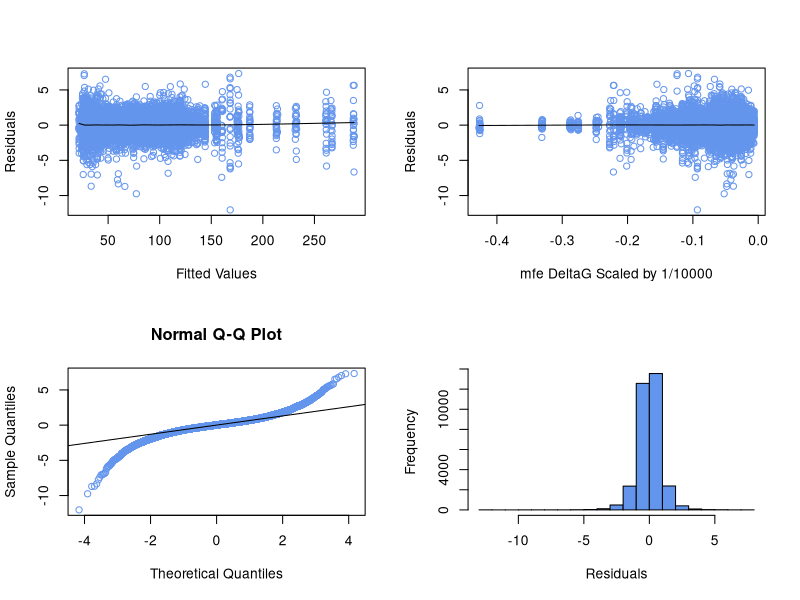
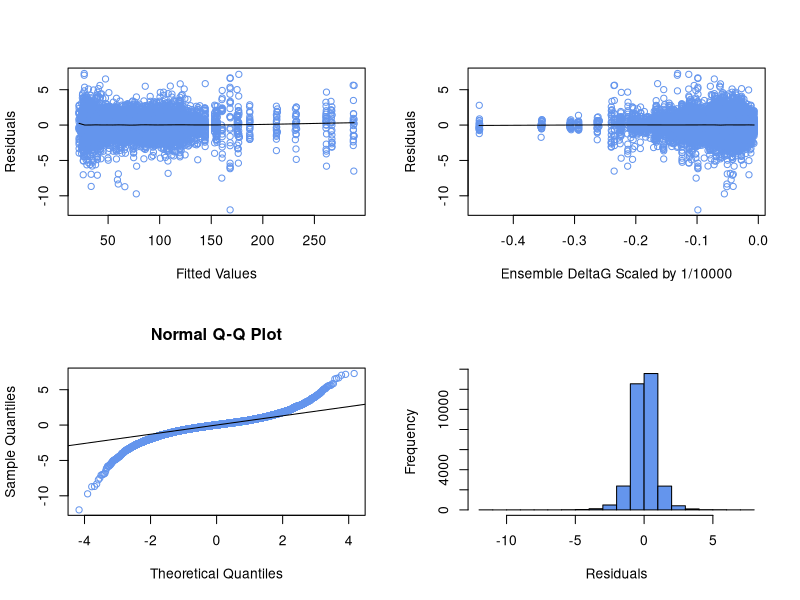

Write R code to recreate these figures, in order. (Note: a time limit stopped this script after it produced the figures.)
## ---- chunk 1
knitr::opts_chunk$set(echo = TRUE)
## ---- chunk 2
library(car)
library(lme4)
library(reshape2)
## ---- chunk 3
response <- read.csv('n_PPR_1458_d.csv')
dataset <- melt(response, id.vars = "gene", variable.name = "strain", value.name = "PPR")
dataset$sqrtPPR <- sqrt(dataset$PPR)
## ---- chunk 4
explanatory0 <- read.csv('optimal_struc_mfe_1458_30C.csv')
explanatory0 <- melt(explanatory0, id.vars = "gene", variable.name = "strain", value.name = "optimalG")
dataset$optimalG <- explanatory0$optimalG/10000 #divide resulting slope by 10 to get to Mcal/mol
## ---- chunk 5
lmm1 <- lmer(sqrtPPR ~ optimalG + (1+optimalG|gene), data=dataset, REML = FALSE, control = lmerControl(optimizer="bobyqa", optCtrl=list(maxfun=1e5)))
summary(lmm1)
## ---- chunk 6
confint(lmm1, parm="optimalG", level=0.95)
## ---- chunk 7
lmm01 <- lmer(sqrtPPR ~ (1+optimalG|gene), data=dataset, REML = FALSE, control = lmerControl(optimizer="Nelder_Mead", optCtrl=list(maxfun=1e5)))
anova(lmm1, lmm01)
## ---- chunk 8
par(mfrow=c(2,2))
res = residuals(lmm1)

scatter.smooth(fitted(lmm1), res, col='cornflowerblue', span=0.1, xlab='Fitted Values', ylab='Residuals')
scatter.smooth(dataset$optimal, res, col='cornflowerblue', span=0.1, xlab="mfe DeltaG Scaled by 1/10000", ylab='Residuals')
qqnorm(res, col='cornflowerblue')
qqline(res)
hist(res, main='', xlab='Residuals', ylab='Frequency', col='cornflowerblue')
rm(list = ls(all.names = TRUE))
## ---- chunk 9
response <- read.csv("n_PPR_1458_d.csv")
dataset <- melt(response, id.vars = "gene", variable.name = "strain", value.name = "PPR")
dataset$sqrtPPR <- sqrt(dataset$PPR)
## ---- chunk 10
explanatory0 <- read.csv('ensemble_fe_1458_30C.csv')
explanatory0 <- melt(explanatory0, id.vars = "gene", variable.name = "strain", value.name = "ensembleG")
dataset$ensembleG = explanatory0$ensembleG/10000 #divide resulting slope by 10 to get to Mcal/mol
## ---- chunk 11
lmm0 <- lmer(sqrtPPR ~ ensembleG + (1+ensembleG|gene), data=dataset, REML = FALSE, control = lmerControl(optimizer="bobyqa", optCtrl=list(maxfun=1e5)))
summary(lmm0)
## ---- chunk 12
confint(lmm0, parm="ensembleG", level=0.95)
## ---- chunk 13
lmm00 <- lmer(sqrtPPR ~ (1+ensembleG|gene), data=dataset, REML = FALSE, control = lmerControl(optimizer="Nelder_Mead", optCtrl=list(maxfun=1e5)))
ensemble1620<-anova(lmm0, lmm00)
ensemble1620
## ---- chunk 14
ensemble1620[2,8]
## ---- chunk 15
par(mfrow=c(2,2))
res = residuals(lmm0)

scatter.smooth(fitted(lmm0), res, col='cornflowerblue', span=0.1, xlab='Fitted Values', ylab='Residuals')
scatter.smooth(dataset$ensembleG, res, col='cornflowerblue', span=0.1, xlab="Ensemble DeltaG Scaled by 1/10000", ylab='Residuals')
qqnorm(res, col='cornflowerblue')
qqline(res)
hist(res, main='', xlab='Residuals', ylab='Frequency', col='cornflowerblue')
rm(list = ls(all.names = TRUE))
## ---- chunk 16
response <- read.csv('n_PPR_1458_d.csv')
dataset <- melt(response, id.vars = "gene", variable.name = "strain", value.name = "PPR")
dataset$sqrtPPR <- sqrt(dataset$PPR)
## ---- chunk 17
explanatory0 <- read.csv('mean_gene_bp_prob_1458_30C.csv')
explanatory0 <- melt(explanatory0, id.vars = "gene", variable.name = "strain", value.name = "bp_prob")
dataset$bp_prob <- explanatory0$bp_prob/10  #divide resulting slope by 10 to undo dividing bp_prob by 10
## ---- chunk 18
lmm2 <- lmer(sqrtPPR ~ bp_prob + (1+bp_prob|gene), data=dataset, REML = FALSE, control = lmerControl(optimizer="bobyqa", optCtrl=list(maxfun=1e5)))
summary(lmm2)
## ---- chunk 19
confint(lmm2, parm="bp_prob", level=0.95)
## ---- chunk 20
lmm02 <- lmer(sqrtPPR ~ (1+bp_prob|gene), data=dataset, REML = FALSE, control = lmerControl(optimizer="bobyqa", optCtrl=list(maxfun=1e5)))
anova(lmm2, lmm02)
## ---- chunk 21
par(mfrow=c(2,2))
res = residuals(lmm2)

scatter.smooth(fitted(lmm2), res, col='cornflowerblue', span=0.1, xlab='Fitted Values', ylab='Residuals')
scatter.smooth(dataset$bp_prob, res, col='cornflowerblue', span=0.1, xlab="Mean Gene Basepair Probability", ylab='Residuals')
qqnorm(res, col='cornflowerblue')
qqline(res)
hist(res, main='', xlab='Residuals', ylab='Frequency', col='cornflowerblue')
rm(list = ls(all.names = TRUE))
## ---- chunk 22
response <- read.csv("n_PPR_176_d.csv")
dataset <- melt(response, id.vars = "gene", variable.name = "strain", value.name = "PPR")
dataset$sqrtPPR <- sqrt(dataset$PPR)
## ---- chunk 23
explanatory0 <- read.csv('ensemble_fe_176_30C.csv')
explanatory0 <- melt(explanatory0, id.vars = "gene", variable.name = "strain", value.name = "ensembleG")
dataset$ensembleG = explanatory0$ensembleG/10000 #divide resulting slope by 10 to get to Mcal/mol
## ---- chunk 24
lmm0 <- lmer(sqrtPPR ~ ensembleG + (1+ensembleG|gene), data=dataset, REML = FALSE, control = lmerControl(optimizer="Nelder_Mead", optCtrl=list(maxfun=1e5)))
summary(lmm0)
## ---- chunk 25
confint(lmm0, parm="ensembleG", level=0.95)
## ---- chunk 26
lmm00 <- lmer(sqrtPPR ~ (1+ensembleG|gene), data=dataset, REML = FALSE, control = lmerControl(optimizer="Nelder_Mead", optCtrl=list(maxfun=1e5)))
anova(lmm0, lmm00)
## ---- chunk 27
par(mfrow=c(2,2))
res = residuals(lmm0)

scatter.smooth(fitted(lmm0), res, col='cornflowerblue', span=0.1, xlab='Fitted Values', ylab='Residuals')
scatter.smooth(dataset$ensembleG, res, col='cornflowerblue', span=0.1, xlab="Ensemble DeltaG Scaled by 1/1000", ylab='Residuals')
qqnorm(res, col='cornflowerblue')
qqline(res)
hist(res, main='', xlab='Residuals', ylab='Frequency', col='cornflowerblue')
rm(list = ls(all.names = TRUE))
## ---- chunk 28
response <- read.csv("n_PPR_729_highPA_d.csv")
dataset <- melt(response, id.vars = "gene", variable.name = "strain", value.name = "PPR")
dataset$sqrtPPR <- sqrt(dataset$PPR)
## ---- chunk 29
explanatory0 <- read.csv('ensemble_fe_729_highPA_30C.csv')
explanatory0 <- melt(explanatory0, id.vars = "gene", variable.name = "strain", value.name = "ensembleG")
dataset$ensembleG = explanatory0$ensembleG/1000 #divide by 1000 -> deltaG in Mcal/mol -> don't need to scale slope
## ---- chunk 30
lmm0 <- lmer(sqrtPPR ~ ensembleG + (1+ensembleG|gene), data=dataset, REML = FALSE, control = lmerControl(optimizer="Nelder_Mead", optCtrl=list(maxfun=1e5)))
summary(lmm0)
## ---- chunk 31
confint(lmm0, parm="ensembleG", level=0.95)
## ---- chunk 32
lmm00 <- lmer(sqrtPPR ~ (1+ensembleG|gene), data=dataset, REML = FALSE, control = lmerControl(optimizer="Nelder_Mead", optCtrl=list(maxfun=1e5)))
anova(lmm0, lmm00)
## ---- chunk 33
par(mfrow=c(2,2))
res = residuals(lmm0)

scatter.smooth(fitted(lmm0), res, col='cornflowerblue', span=0.1, xlab='Fitted Values', ylab='Residuals')
scatter.smooth(dataset$ensembleG, res, col='cornflowerblue', span=0.1, xlab="Ensemble DeltaG Scaled by 1/1000", ylab='Residuals')
qqnorm(res, col='cornflowerblue')
qqline(res)
hist(res, main='', xlab='Residuals', ylab='Frequency', col='cornflowerblue')
rm(list = ls(all.names = TRUE))
## ---- chunk 34
response <- read.csv("n_PPR_729_lowPA_d.csv")
dataset <- melt(response, id.vars = "gene", variable.name = "strain", value.name = "PPR")
dataset$sqrtPPR <- sqrt(dataset$PPR)
## ---- chunk 35
explanatory0 <- read.csv('ensemble_fe_729_lowPA_30C.csv')
explanatory0 <- melt(explanatory0, id.vars = "gene", variable.name = "strain", value.name = "ensembleG")
dataset$ensembleG = explanatory0$ensembleG/1000 #divide by 1000 -> deltaG in Mcal/mol -> don't need to scale slope
## ---- chunk 36
lmm0 <- lmer(sqrtPPR ~ ensembleG + (1+ensembleG|gene), data=dataset, REML = FALSE, control = lmerControl(optimizer="Nelder_Mead", optCtrl=list(maxfun=1e5)))
summary(lmm0)
## ---- chunk 37
confint(lmm0, parm="ensembleG", level=0.95)
## ---- chunk 38
lmm00 <- lmer(sqrtPPR ~ (1+ensembleG|gene), data=dataset, REML = FALSE, control = lmerControl(optimizer="Nelder_Mead", optCtrl=list(maxfun=1e5)))
anova(lmm0, lmm00)
## ---- chunk 39
par(mfrow=c(2,2))
res = residuals(lmm0)

scatter.smooth(fitted(lmm0), res, col='cornflowerblue', span=0.1, xlab='Fitted Values', ylab='Residuals')
scatter.smooth(dataset$ensembleG, res, col='cornflowerblue', span=0.1, xlab="Ensemble DeltaG Scaled by 1/1000", ylab='Residuals')
qqnorm(res, col='cornflowerblue')
qqline(res)
hist(res, main='', xlab='Residuals', ylab='Frequency', col='cornflowerblue')
rm(list = ls(all.names = TRUE))
## ---- chunk 40
response <- read.csv("n_PPR_1458_d.csv")
dataset <- melt(response, id.vars = "gene", variable.name = "strain", value.name = "PPR")
dataset$sqrtPPR <- sqrt(dataset$PPR)
## ---- chunk 41
explanatory0 <- read.csv('ensemble_fe_1458_30C.csv')
explanatory0 <- melt(explanatory0, id.vars = "gene", variable.name = "strain", value.name = "ensembleG")
dataset$ensembleG = explanatory0$ensembleG/10000 #divide resulting slope by 10 to get to Mcal/mol
## ---- chunk 42
explanatory1 <- read.csv('PA_medians_1458.csv')
explanatory1 <- melt(explanatory1, id.vars = "gene", variable.name = "strain", value.name = "medianPA")
dataset$medianPA = explanatory1$medianPA/10000
head(dataset)
## ---- chunk 43
lmm0 <- lmer(sqrtPPR ~ ensembleG + (1+ensembleG|gene) + (0+ensembleG|medianPA), data=dataset, REML = FALSE, control = lmerControl(optimizer="bobyqa", optCtrl=list(maxfun=1e5)))
summary(lmm0)
## ---- chunk 44
confint(lmm0, parm="ensembleG", level=0.95)
## ---- chunk 45
lmm00 <- lmer(sqrtPPR ~ (1+ensembleG|gene) + (0+ensembleG|medianPA), data=dataset, REML = FALSE, control = lmerControl(optimizer="bobyqa", optCtrl=list(maxfun=1e5)))
anova(lmm0, lmm00)
## ---- chunk 46
par(mfrow=c(2,2))
res = residuals(lmm0)

scatter.smooth(fitted(lmm0), res, col='cornflowerblue', span=0.1, xlab='Fitted Values', ylab='Residuals')
scatter.smooth(dataset$ensembleG, res, col='cornflowerblue', span=0.1, xlab="Ensemble DeltaG Scaled by 1/10000", ylab='Residuals')
qqnorm(res, col='cornflowerblue')
qqline(res)
hist(res, main='', xlab='Residuals', ylab='Frequency', col='cornflowerblue')
rm(list = ls(all.names = TRUE))
